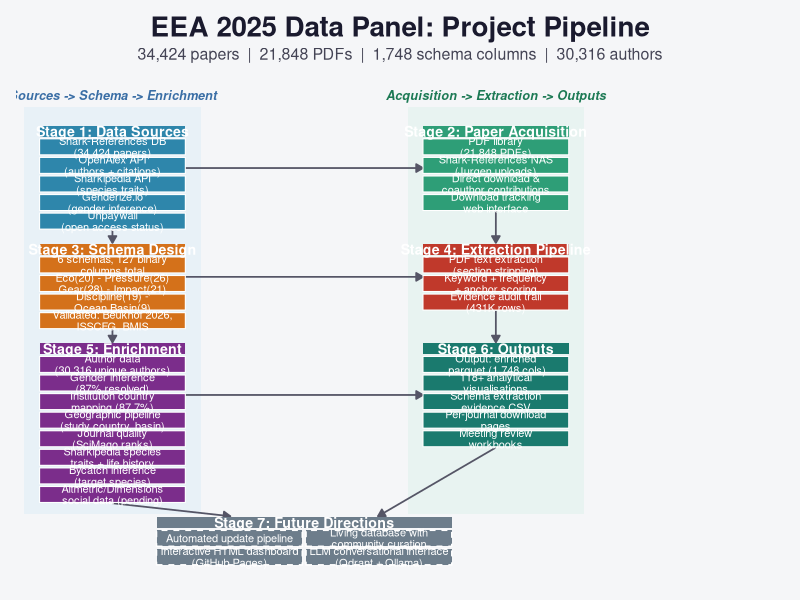
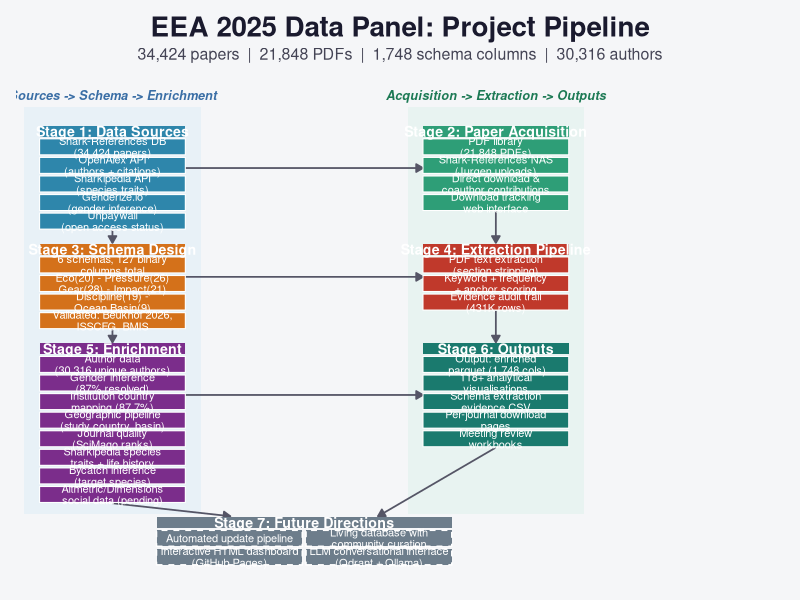

These charts were generated, in order, by the following R code:
## viz_pipeline_diagram.R
## EEA 2025 Data Panel — Project Pipeline Diagram
## Pure ggplot2 implementation using geom_rect, geom_segment, geom_text
## Output: outputs/figures/pipeline_diagram.{png,pdf}

library(ggplot2)

## -- Colour palette -----------------------------------------------------------
COL_SOURCE  <- "#2E86AB"   # blue       Stage 1: Data Sources
COL_ACQUIRE <- "#2E9E77"   # green      Stage 2: Paper Acquisition
COL_SCHEMA  <- "#D4711A"   # orange     Stage 3: Schema Design
COL_EXTRACT <- "#C0392B"   # red        Stage 4: Extraction Pipeline
COL_ENRICH  <- "#7B2D8B"   # purple     Stage 5: Enrichment
COL_OUTPUT  <- "#1A7A6E"   # teal       Stage 6: Outputs
COL_FUTURE  <- "#6D7D8B"   # slate-grey Stage 7: Future

COL_BG      <- "#F5F6F8"

## -- Layout constants ---------------------------------------------------------
BOX_W     <- 3.8   # box width
BOX_H     <- 0.60  # box height (each item)
BOX_VGAP  <- 0.10  # vertical gap between item boxes
HDR_H     <- 0.42  # stage header block height
STAGE_GAP <- 0.08  # gap between header bottom and first item (shrunk per tweak 4)
COL_GAP   <- 0.55  # space above stage N header (grown per tweak 4)

X_L <- 0.6          # left column x start
X_R <- 10.6         # right column x start
TOP <- 21.2         # y of top of Stage 1 & 2 header tops

## -- Helper: build item boxes for one stage -----------------------------------
make_boxes <- function(stage_id, x_left, y_hdr_top, items, fill_col) {
  n <- length(items)
  item_tops <- y_hdr_top - HDR_H - STAGE_GAP -
    (seq_len(n) - 1) * (BOX_H + BOX_VGAP)
  data.frame(
    stage = stage_id,
    label = items,
    xmin  = x_left,
    xmax  = x_left + BOX_W,
    ymin  = item_tops - BOX_H,
    ymax  = item_tops,
    xctr  = x_left + BOX_W / 2,
    yctr  = item_tops - BOX_H / 2,
    fill  = fill_col,
    stringsAsFactors = FALSE
  )
}

## Stage total height (header + items)
stage_total_h <- function(n_items) {
  HDR_H + STAGE_GAP + n_items * BOX_H + (n_items - 1) * BOX_VGAP
}

## -- Stage y_hdr_top values ---------------------------------------------------
N1 <- 5; N2 <- 4; N3 <- 4; N4 <- 3; N5 <- 8; N6 <- 5

yt1 <- TOP
yt2 <- TOP
yt3 <- yt1 - stage_total_h(N1) - COL_GAP
yt4 <- yt3                                  # Stage 4 aligned with Stage 3
yt5 <- yt3 - stage_total_h(N3) - COL_GAP
yt6 <- yt5                                  # Stage 6 aligned with Stage 5
## Stage 7 starts below the lower of stages 5 and 6
yt7 <- min(yt5 - stage_total_h(N5), yt6 - stage_total_h(N6)) - COL_GAP

## -- Stage 1: Data Sources ----------------------------------------------------
s1 <- make_boxes(1, X_L, yt1,
  c("Shark-References DB\n(34,424 papers)",
    "OpenAlex API\n(authors + citations)",
    "Sharkipedia API\n(species traits)",
    "Genderize.io\n(gender inference)",
    "Unpaywall\n(open access status)"),
  COL_SOURCE)

## -- Stage 2: Paper Acquisition -----------------------------------------------
s2 <- make_boxes(2, X_R, yt2,
  c("PDF library\n(21,848 PDFs)",
    "Shark-References NAS\n(Jurgen uploads)",
    "Direct download &\ncoauthor contributions",
    "Download tracking\nweb interface"),
  COL_ACQUIRE)

## -- Stage 3: Schema Design ---------------------------------------------------
s3 <- make_boxes(3, X_L, yt3,
  c("6 schemas, 127 binary\ncolumns total",
    "Eco(20) - Pressure(26)\nGear(28) - Impact(21)",
    "Discipline(19) -\nOcean Basin(9)",
    "Validated: Beukhof 2026,\nISSCFG, BMIS"),
  COL_SCHEMA)

## -- Stage 4: Extraction Pipeline (3 items, tweak 3) --------------------------
s4 <- make_boxes(4, X_R, yt4,
  c("PDF text extraction\n(section stripping)",
    "Keyword + frequency\n+ anchor scoring",
    "Evidence audit trail\n(431K rows)"),
  COL_EXTRACT)

## -- Stage 5: Enrichment (6 items, tweak 1 adds Altmetric) --------------------
s5 <- make_boxes(5, X_L, yt5,
  c("Author data\n(30,316 unique authors)",
    "Gender inference\n(87% resolved)",
    "Institution country\nmapping (87.7%)",
    "Geographic pipeline\n(study country, basin)",
    "Journal quality\n(SciMago ranks)",
    "Sharkipedia species\ntraits + life history",
    "Bycatch inference\n(target species)",
    "Altmetric/Dimensions\nsocial data (pending)"),
  COL_ENRICH)

## -- Stage 6: Outputs (5 items, tweak 2+3: moved parquet here, 118+) ----------
s6 <- make_boxes(6, X_R, yt6,
  c("Output: enriched\n.parquet (1,748 cols)",
    "118+ analytical\nvisualisations",
    "Schema extraction\nevidence CSV",
    "Per-journal download\npages",
    "Meeting review\nworkbooks"),
  COL_OUTPUT)

## -- Stage 7: Future Directions (2x2 layout, tweaks 6+8) ---------------------
## Tweak 6: normal width, centred
## Tweak 8: 2x2 layout with equal horizontal and vertical spacing

s7_vgap  <- BOX_VGAP           # vertical gap between rows (same as elsewhere)
s7_hgap  <- BOX_VGAP           # horizontal gap = vertical gap (tweak 8)
s7_bw    <- BOX_W              # same box width as other stages
s7_total_w <- 2 * s7_bw + s7_hgap
s7_x_centre <- (X_L + X_R + BOX_W) / 2
s7_x_left  <- s7_x_centre - s7_total_w / 2
s7_x_right <- s7_x_left + s7_bw + s7_hgap

yt7_item_top <- yt7 - HDR_H - STAGE_GAP

s7_items <- c(
  "Automated update pipeline",
  "Living database with\ncommunity curation",
  "Interactive HTML dashboard\n(GitHub Pages)",
  "LLM conversational interface\n(Qdrant + Ollama)"
)

## Row 1: items 1 (left) and 2 (right)
## Row 2: items 3 (left) and 4 (right)
s7 <- data.frame(
  stage = 7L,
  label = s7_items,
  xmin  = c(s7_x_left, s7_x_right, s7_x_left, s7_x_right),
  xmax  = c(s7_x_left + s7_bw, s7_x_right + s7_bw,
            s7_x_left + s7_bw, s7_x_right + s7_bw),
  ymin  = c(yt7_item_top - BOX_H,
            yt7_item_top - BOX_H,
            yt7_item_top - 2 * BOX_H - s7_vgap,
            yt7_item_top - 2 * BOX_H - s7_vgap),
  ymax  = c(yt7_item_top,
            yt7_item_top,
            yt7_item_top - BOX_H - s7_vgap,
            yt7_item_top - BOX_H - s7_vgap),
  fill  = COL_FUTURE,
  stringsAsFactors = FALSE
)
s7$xctr <- (s7$xmin + s7$xmax) / 2
s7$yctr <- (s7$ymin + s7$ymax) / 2

## Combine all boxes
all_boxes <- rbind(s1, s2, s3, s4, s5, s6, s7)

## -- Stage headers ------------------------------------------------------------
hdr_solo <- data.frame(
  label = c("Stage 1: Data Sources",
            "Stage 2: Paper Acquisition",
            "Stage 3: Schema Design",
            "Stage 4: Extraction Pipeline",
            "Stage 5: Enrichment",
            "Stage 6: Outputs"),
  xmin  = c(X_L, X_R, X_L, X_R, X_L, X_R),
  xmax  = c(X_L, X_R, X_L, X_R, X_L, X_R) + BOX_W,
  ymin  = c(yt1, yt2, yt3, yt4, yt5, yt6) - HDR_H,
  ymax  = c(yt1, yt2, yt3, yt4, yt5, yt6),
  xctr  = c(X_L, X_R, X_L, X_R, X_L, X_R) + BOX_W / 2,
  yctr  = c(yt1, yt2, yt3, yt4, yt5, yt6) - HDR_H / 2,
  fill  = c(COL_SOURCE, COL_ACQUIRE, COL_SCHEMA,
            COL_EXTRACT, COL_ENRICH, COL_OUTPUT),
  stringsAsFactors = FALSE
)

## Stage 7 header: normal width, centred (tweak 6)
hdr_s7 <- data.frame(
  label = "Stage 7: Future Directions",
  xmin  = s7_x_left,
  xmax  = s7_x_right + s7_bw,
  ymin  = yt7 - HDR_H,
  ymax  = yt7,
  xctr  = s7_x_centre,
  yctr  = yt7 - HDR_H / 2,
  fill  = COL_FUTURE,
  stringsAsFactors = FALSE
)

## -- Arrows -------------------------------------------------------------------
## Tweak 4: vertical arrows go to the STAGE HEADER box, not to first item
## Tweak 5: S5 & S6 arrows go to the Stage 7 header box

x_l_mid <- X_L + BOX_W / 2
x_r_mid <- X_R + BOX_W / 2

## Vertical midpoints of each stage (header + items combined)
s1_vmid <- (yt1 + min(s1$ymin)) / 2
s2_vmid <- (yt2 + min(s2$ymin)) / 2
s3_vmid <- (yt3 + min(s3$ymin)) / 2
s4_vmid <- (yt4 + min(s4$ymin)) / 2
s5_vmid <- (yt5 + min(s5$ymin)) / 2
s6_vmid <- (yt6 + min(s6$ymin)) / 2

## Horizontal arrows at the vertical centre of the RIGHT stage (shorter one)
## so the arrow intersects the down-arrow at its midpoint
h_y_12 <- s2_vmid    # S1->S2: centre of S2
h_y_34 <- s4_vmid    # S3->S4: centre of S4
h_y_56 <- s6_vmid    # S5->S6: centre of S6

arrows_df <- data.frame(
  x    = c(
    ## Left-column vertical arrows (to stage header boxes)
    x_l_mid,                         # S1 bottom -> S3 header top
    x_l_mid,                         # S3 bottom -> S5 header top
    ## Right-column vertical arrows
    x_r_mid,                         # S2 bottom -> S4 header top
    x_r_mid,                         # S4 bottom -> S6 header top
    ## Horizontal cross arrows
    X_L + BOX_W,                     # S1 -> S2
    X_L + BOX_W,                     # S3 -> S4
    X_L + BOX_W,                     # S5 -> S6
    ## S5 & S6 -> S7 header
    x_l_mid,                         # S5 bottom -> S7 header top
    x_r_mid                          # S6 bottom -> S7 header top
  ),
  y    = c(
    min(s1$ymin) - 0.03,
    min(s3$ymin) - 0.03,
    min(s2$ymin) - 0.03,
    min(s4$ymin) - 0.03,
    h_y_12,
    h_y_34,
    h_y_56,
    min(s5$ymin) - 0.03,
    min(s6$ymin) - 0.03
  ),
  xend = c(
    x_l_mid,
    x_l_mid,
    x_r_mid,
    x_r_mid,
    X_R,
    X_R,
    X_R,
    s7_x_centre - s7_total_w / 4,
    s7_x_centre + s7_total_w / 4
  ),
  yend = c(
    yt3 + 0.03,                      # -> S3 header top
    yt5 + 0.03,                      # -> S5 header top
    yt4 + 0.03,                      # -> S4 header top
    yt6 + 0.03,                      # -> S6 header top
    h_y_12,                           # horizontal: same y
    h_y_34,
    h_y_56,
    yt7 + 0.03,                      # -> S7 header top
    yt7 + 0.03
  ),
  stringsAsFactors = FALSE
)

## -- Canvas limits ------------------------------------------------------------
y_lo <- min(s7$ymin) - 0.7
y_hi <- TOP + 1.6

## -- Build ggplot -------------------------------------------------------------
p <- ggplot() +
  theme_void() +
  theme(
    plot.background  = element_rect(fill = COL_BG, colour = NA),
    panel.background = element_rect(fill = COL_BG, colour = NA),
    plot.title    = element_text(
      size = 20, face = "bold", colour = "#1A1A2E",
      hjust = 0.5, margin = margin(b = 3)),
    plot.subtitle = element_text(
      size = 11.5, colour = "#444455",
      hjust = 0.5, margin = margin(b = 14)),
    plot.margin   = margin(12, 12, 12, 12)
  ) +
  labs(
    title    = "EEA 2025 Data Panel: Project Pipeline",
    subtitle = "34,424 papers  |  21,848 PDFs  |  1,748 schema columns  |  30,316 authors"
  ) +
  coord_cartesian(xlim = c(0, 20), ylim = c(y_lo, y_hi), expand = FALSE) +

  ## -- Subtle column lane shading ---------------------------------------------
  annotate("rect",
    xmin = X_L - 0.4, xmax = X_L + BOX_W + 0.4,
    ymin = yt7 + 0.1, ymax = y_hi - 0.9,
    fill = "#D6E8F5", colour = NA, alpha = 0.4) +
  annotate("rect",
    xmin = X_R - 0.4, xmax = X_R + BOX_W + 0.4,
    ymin = yt7 + 0.1, ymax = y_hi - 0.9,
    fill = "#D5EFE6", colour = NA, alpha = 0.4) +

  ## -- Column lane labels -----------------------------------------------------
  annotate("text",
    x = X_L + BOX_W / 2, y = y_hi - 0.45,
    label = "Sources -> Schema -> Enrichment",
    colour = "#3A6EA5", size = 3.2, fontface = "bold.italic", hjust = 0.5) +
  annotate("text",
    x = X_R + BOX_W / 2, y = y_hi - 0.45,
    label = "Acquisition -> Extraction -> Outputs",
    colour = "#1D7A55", size = 3.2, fontface = "bold.italic", hjust = 0.5) +

  ## -- Arrows (behind boxes) --------------------------------------------------
  geom_segment(
    data = arrows_df,
    aes(x = x, y = y, xend = xend, yend = yend),
    arrow     = arrow(length = unit(0.20, "cm"), type = "closed"),
    colour    = "#555566",
    linewidth = 0.6,
    lineend   = "butt"
  ) +

  ## -- Stage header boxes (stages 1-6) ----------------------------------------
  geom_rect(
    data = hdr_solo,
    aes(xmin = xmin, xmax = xmax, ymin = ymin, ymax = ymax, fill = fill),
    colour = NA, show.legend = FALSE
  ) +
  ## Stage 7 header
  geom_rect(
    data = hdr_s7,
    aes(xmin = xmin, xmax = xmax, ymin = ymin, ymax = ymax),
    fill = COL_FUTURE, colour = NA
  ) +

  ## -- Item boxes (stages 1-6, solid) -----------------------------------------
  geom_rect(
    data = all_boxes[all_boxes$stage != 7L, ],
    aes(xmin = xmin, xmax = xmax, ymin = ymin, ymax = ymax, fill = fill),
    colour = "white", linewidth = 0.35, show.legend = FALSE
  ) +

  ## -- Stage 7 item boxes (dashed) --------------------------------------------
  geom_rect(
    data = all_boxes[all_boxes$stage == 7L, ],
    aes(xmin = xmin, xmax = xmax, ymin = ymin, ymax = ymax),
    fill = COL_FUTURE, colour = "white",
    linewidth = 0.5, linetype = "dashed", show.legend = FALSE
  ) +

  ## -- Item box labels --------------------------------------------------------
  geom_text(
    data = all_boxes,
    aes(x = xctr, y = yctr, label = label),
    colour = "white", size = 2.8, lineheight = 0.88,
    hjust = 0.5, fontface = "plain"
  ) +

  ## -- Stage header labels (1-6) ----------------------------------------------
  geom_text(
    data = hdr_solo,
    aes(x = xctr, y = yctr, label = label),
    colour = "white", size = 3.6, fontface = "bold", hjust = 0.5
  ) +
  ## Stage 7 header label
  annotate("text",
    x = hdr_s7$xctr, y = hdr_s7$yctr,
    label = "Stage 7: Future Directions",
    colour = "white", size = 3.6, fontface = "bold", hjust = 0.5
  ) +

  scale_fill_identity()

## -- Save ---------------------------------------------------------------------
out_dir <- file.path(
  "/media/simon/data/Documents/Si Work/PostDoc Work/EEA/2025/Data Panel",
  "outputs", "figures"
)

ggsave(file.path(out_dir, "pipeline_diagram.png"), plot = p,
       width = 18, height = 14, dpi = 300, bg = "white")
ggsave(file.path(out_dir, "pipeline_diagram.pdf"), plot = p,
       width = 18, height = 14, bg = "white", device = "pdf")

cat("Saved pipeline_diagram.png and .pdf\n")
